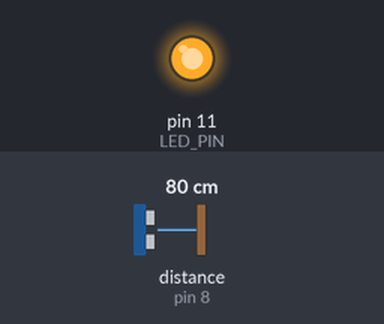
A program run on a simulated Raspberry Pi (header pin numbers). Shown: output pins drawn as LEDs (lit = HIGH). The test bench sets the inputs (shaded band); at power-on: distance to the obstacle (sensor on pin 8) 80 cm. The echo pulse lasts 58.3 µs per cm; the clock reads 2024-03-15 10:24:30 at power-on unless the program sets it; pins used as bus, display or sensor lines are not drawn.

Above: at 1.2 s.
1.3 s: distance to the obstacle (sensor on pin 8) set to 21 cm
2.8 s: distance to the obstacle (sensor on pin 8) set to 17 cm
At 3.5 s:
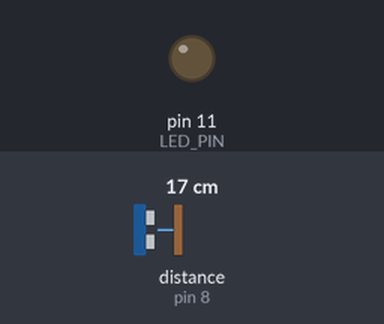
4.3 s: distance to the obstacle (sensor on pin 8) set to 12 cm
5.8 s: distance to the obstacle (sensor on pin 8) set to 9 cm
At 7.0 s:
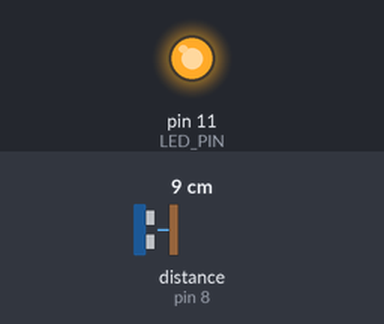
7.3 s: distance to the obstacle (sensor on pin 8) set to 18 cm
At 7.6 s:
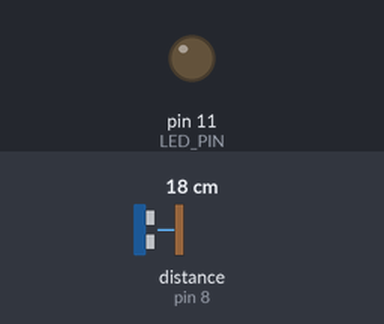
Timing chart, 0 to 9.8 s (numbered marks = the images above; inputs shaded):
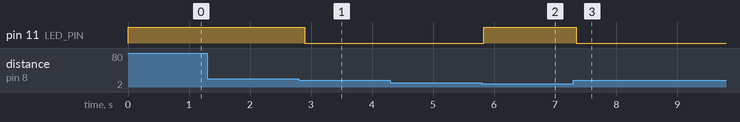

The program:

test_jarak.py
```python
import RPi.GPIO as GPIO
import time
import os

# Tentukan pin GPIO untuk sensor ultrasonik
TRIG_PIN = 13
ECHO_PIN = 8

# Tentukan pin GPIO untuk LED
LED_PIN = 11

GPIO.setmode(GPIO.BOARD)
GPIO.setup(TRIG_PIN, GPIO.OUT)
GPIO.setup(ECHO_PIN, GPIO.IN)
GPIO.setup(LED_PIN, GPIO.OUT)

def measure_distance():
    # Kirim sinyal ultrasonik
    GPIO.output(TRIG_PIN, True)
    time.sleep(0.00001)
    GPIO.output(TRIG_PIN, False)

    # Waktu mulai dan berhenti
    start_time = time.time()
    stop_time = time.time()

    # Rekam waktu mulai
    while GPIO.input(ECHO_PIN) == 0:
        start_time = time.time()

    # Rekam waktu berhenti
    while GPIO.input(ECHO_PIN) == 1:
        stop_time = time.time()

    # Hitung jarak
    elapsed_time = stop_time - start_time
    distance = (elapsed_time * 34300) / 2

    return distance

try:
    while True:
        # Hitung jarak lalu tampilkan ke serial monitor
        distance = measure_distance()
        min = 10
        max = 20

        # Jika jarak kurang dari 20 cm, LED akan menyala
        if distance < min or distance > max:
            GPIO.output(LED_PIN, True)
        else:
            GPIO.output(LED_PIN, False)

        time.sleep(0.1)

except KeyboardInterrupt:
    GPIO.cleanup()
```

Measured:
- the behaviour switches between 20 and 19 cm on distance to the obstacle (sensor on pin 8) (found by bisection; images 0 and 1)
- the behaviour switches between 11 and 10 cm on distance to the obstacle (sensor on pin 8) (found by bisection; images 1 and 2)
- after the input at 1.3 s, every drawn part: stays the same
- after the input at 2.8 s, pin 11 (LED_PIN): HIGH → LOW after 0.09 s
- after the input at 4.3 s, every drawn part: stays the same
- after the input at 5.8 s, pin 11 (LED_PIN): LOW → HIGH at once
- after the input at 7.3 s, pin 11 (LED_PIN): HIGH → LOW after 0.05 s
